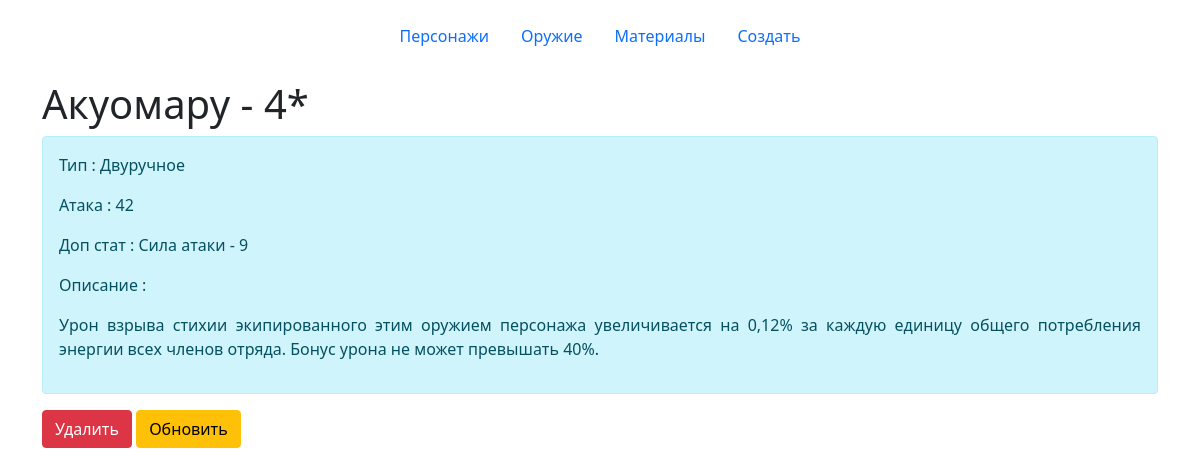
The app's page /weapons/Акуомару with its own data.
### tables this page shows
CREATE TABLE `Оружие` (`Название`, `Тип`, `Редкость`, `Атака`, `Доп параметр`, `Значение`, `Способность`);

### main.py (the view)
@app.route('/weapons/<name>')
def weapons_detail(name):
    weapon = database_request(f"SELECT * FROM Оружие WHERE Название = '{name}'", "one")
    return render_template('weapon-detail.html', weapon=weapon)

### main.py (called while the page is built)
def database_request(sql, value):
    conn = sqlite3.connect("./data.db")
    if "DELETE" in sql or "INSERT" in sql or "UPDATE" in sql:
        try:
            conn.execute(sql)
            conn.commit()
            conn.close()
        except:
            redirect('/404')
    else:
        if value == "one":
            result = conn.execute(sql).fetchone()
            conn.close()
        if value == "many":
            result = conn.execute(sql).fetchall()
            conn.close()
        return result

### templates/weapon-detail.html (shortened to what this page needs)
{% extends 'base.html' %}
{% block body %}
<div class="container mt-2">
    <h1>{{ weapon[0] }} - {{ weapon[2] }}*</h1>
    <div class="alert alert-info">
        <p>Тип : {{ weapon[1] }}</p>
        <p>Атака : {{ weapon[3] }}</p>
        <p>Доп стат : {{ weapon[4] }} - {{ weapon[5] }}</p>
        <p>Описание :</p>
        <p style="text-align:justify">{{ weapon[6] }}</p>
    </div>
    <a href="/weapons/{{ weapon[0] }}/del" class="btn btn-danger">Удалить</a>
    <a href="/weapons/{{ weapon[0] }}/update" class="btn btn-warning">Обновить</a>
</div>
{% endblock %}

### records on screen
Оружие: Название "Акуомару", Редкость "4", Тип "Двуручное", Атака "42", Доп параметр "Сила атаки", Значение "9", Способность "Урон взрыва стихии экипированного этим оружием персонажа увеличивается на 0,12% за каждую единицу общего потребления энергии всех членов отряда. Бонус урона не может превышать 40%."
